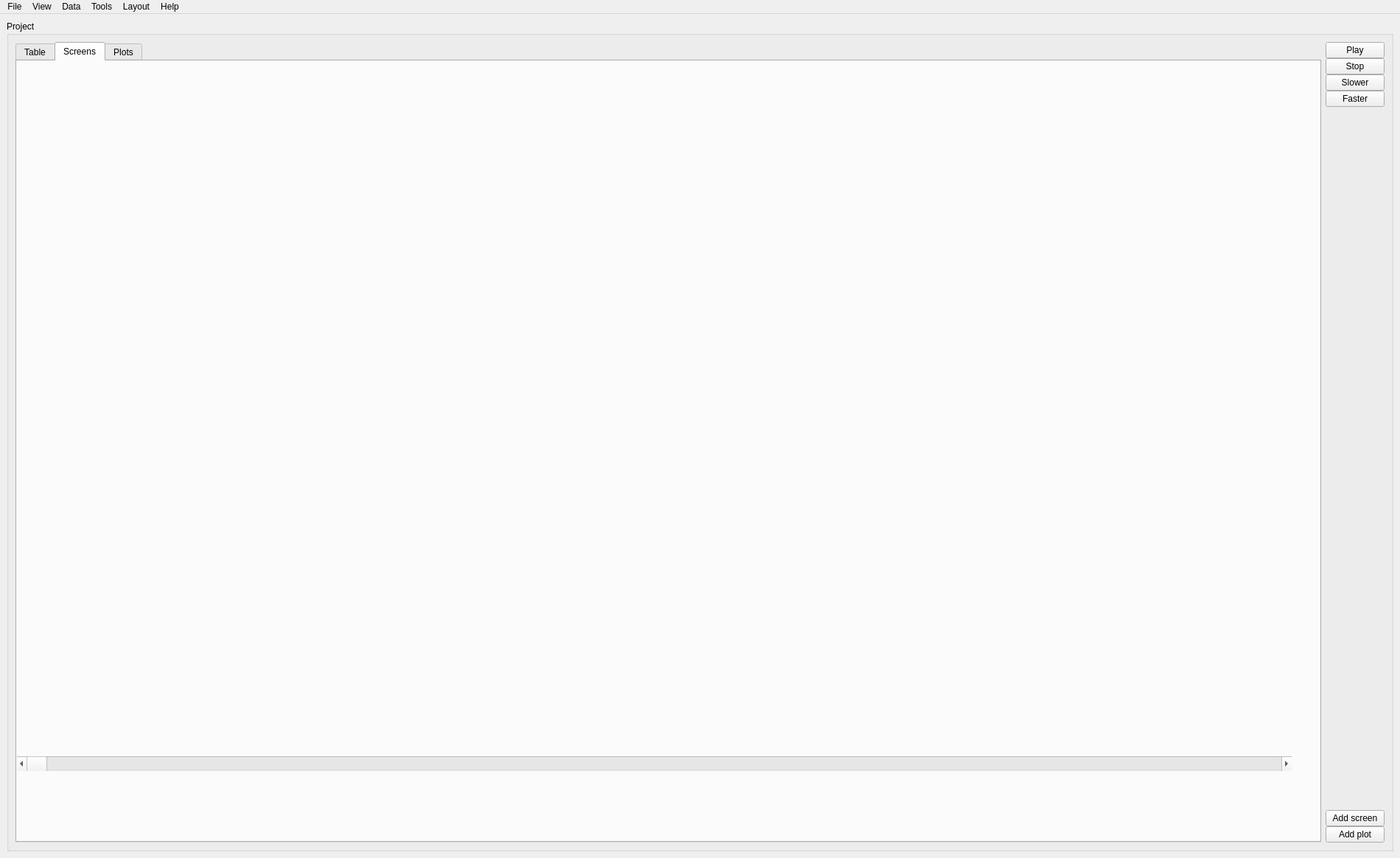
<?xml version="1.0" encoding="UTF-8"?>
<ui version="4.0">
 <class>MainWindow</class>
 <widget class="QMainWindow" name="MainWindow">
  <property name="windowModality">
   <enum>Qt::ApplicationModal</enum>
  </property>
  <property name="geometry">
   <rect>
    <x>0</x>
    <y>0</y>
    <width>1900</width>
    <height>1164</height>
   </rect>
  </property>
  <property name="windowTitle">
   <string>MainWindow</string>
  </property>
  <property name="ads" stdset="0">
   <string/>
  </property>
  <widget class="QWidget" name="centralwidget">
   <layout class="QVBoxLayout" name="verticalLayout">
    <item>
     <widget class="QGroupBox" name="groupBox">
      <property name="sizePolicy">
       <sizepolicy hsizetype="Expanding" vsizetype="Preferred">
        <horstretch>0</horstretch>
        <verstretch>0</verstretch>
       </sizepolicy>
      </property>
      <property name="title">
       <string>Project</string>
      </property>
      <layout class="QHBoxLayout" name="horizontalLayout">
       <item>
        <widget class="QTabWidget" name="tabWidget">
         <property name="toolTip">
          <string/>
         </property>
         <property name="currentIndex">
          <number>1</number>
         </property>
         <widget class="QWidget" name="tab">
          <attribute name="title">
           <string>Table</string>
          </attribute>
          <widget class="QTableWidget" name="tableAll">
           <property name="geometry">
            <rect>
             <x>10</x>
             <y>10</y>
             <width>1700</width>
             <height>945</height>
            </rect>
           </property>
           <property name="verticalScrollBarPolicy">
            <enum>Qt::ScrollBarAsNeeded</enum>
           </property>
           <property name="sizeAdjustPolicy">
            <enum>QAbstractScrollArea::AdjustToContents</enum>
           </property>
          </widget>
         </widget>
         <widget class="QWidget" name="tab_2">
          <attribute name="title">
           <string>Screens</string>
          </attribute>
          <widget class="QScrollBar" name="horizontalScrollBar">
           <property name="enabled">
            <bool>true</bool>
           </property>
           <property name="geometry">
            <rect>
             <x>0</x>
             <y>943</y>
             <width>1730</width>
             <height>20</height>
            </rect>
           </property>
           <property name="sizePolicy">
            <sizepolicy hsizetype="Minimum" vsizetype="Maximum">
             <horstretch>0</horstretch>
             <verstretch>0</verstretch>
            </sizepolicy>
           </property>
           <property name="maximum">
            <number>2889</number>
           </property>
           <property name="singleStep">
            <number>1</number>
           </property>
           <property name="orientation">
            <enum>Qt::Horizontal</enum>
           </property>
          </widget>
          <widget class="QFrame" name="verticalFrame">
           <property name="geometry">
            <rect>
             <x>0</x>
             <y>0</y>
             <width>1791</width>
             <height>931</height>
            </rect>
           </property>
           <layout class="QVBoxLayout" name="vLayout"/>
          </widget>
         </widget>
         <widget class="QWidget" name="tab_3">
          <attribute name="title">
           <string>Plots</string>
          </attribute>
          <widget class="QWidget" name="verticalLayoutWidget">
           <property name="geometry">
            <rect>
             <x>0</x>
             <y>0</y>
             <width>1531</width>
             <height>961</height>
            </rect>
           </property>
           <layout class="QVBoxLayout" name="vLayoutTab3"/>
          </widget>
         </widget>
        </widget>
       </item>
       <item>
        <layout class="QVBoxLayout" name="verticalLayout_4">
         <property name="spacing">
          <number>0</number>
         </property>
         <property name="sizeConstraint">
          <enum>QLayout::SetDefaultConstraint</enum>
         </property>
         <item>
          <widget class="QPushButton" name="playbutton">
           <property name="text">
            <string>Play</string>
           </property>
          </widget>
         </item>
         <item>
          <widget class="QPushButton" name="stopButton">
           <property name="text">
            <string>Stop</string>
           </property>
          </widget>
         </item>
         <item>
          <widget class="QPushButton" name="slowerButton">
           <property name="text">
            <string>Slower</string>
           </property>
          </widget>
         </item>
         <item>
          <widget class="QPushButton" name="fasterButton">
           <property name="text">
            <string>Faster</string>
           </property>
          </widget>
         </item>
         <item>
          <spacer name="verticalSpacer">
           <property name="orientation">
            <enum>Qt::Vertical</enum>
           </property>
           <property name="sizeHint" stdset="0">
            <size>
             <width>20</width>
             <height>40</height>
            </size>
           </property>
          </spacer>
         </item>
         <item>
          <widget class="QPushButton" name="pushButton">
           <property name="layoutDirection">
            <enum>Qt::LeftToRight</enum>
           </property>
           <property name="text">
            <string>Add screen</string>
           </property>
           <property name="flat">
            <bool>false</bool>
           </property>
          </widget>
         </item>
         <item>
          <widget class="QPushButton" name="pushButton_6">
           <property name="text">
            <string>Add plot</string>
           </property>
          </widget>
         </item>
        </layout>
       </item>
      </layout>
     </widget>
    </item>
   </layout>
  </widget>
  <widget class="QMenuBar" name="menubar">
   <property name="geometry">
    <rect>
     <x>0</x>
     <y>0</y>
     <width>1900</width>
     <height>20</height>
    </rect>
   </property>
   <widget class="QMenu" name="menuFile">
    <property name="title">
     <string>File</string>
    </property>
    <addaction name="actionOpen"/>
    <addaction name="actionSave"/>
    <addaction name="actionClose"/>
    <addaction name="actionNew_workspace"/>
   </widget>
   <widget class="QMenu" name="menuView">
    <property name="title">
     <string>View</string>
    </property>
   </widget>
   <widget class="QMenu" name="menuData">
    <property name="title">
     <string>Data</string>
    </property>
   </widget>
   <widget class="QMenu" name="menuTools">
    <property name="title">
     <string>Tools</string>
    </property>
   </widget>
   <widget class="QMenu" name="menuLayout">
    <property name="title">
     <string>Layout</string>
    </property>
   </widget>
   <widget class="QMenu" name="menuHelp">
    <property name="title">
     <string>Help</string>
    </property>
    <addaction name="actionAbout"/>
   </widget>
   <addaction name="menuFile"/>
   <addaction name="menuView"/>
   <addaction name="menuData"/>
   <addaction name="menuTools"/>
   <addaction name="menuLayout"/>
   <addaction name="menuHelp"/>
  </widget>
  <action name="actionOpen">
   <property name="checkable">
    <bool>false</bool>
   </property>
   <property name="checked">
    <bool>false</bool>
   </property>
   <property name="text">
    <string>Open</string>
   </property>
  </action>
  <action name="actionSave">
   <property name="text">
    <string>Save</string>
   </property>
  </action>
  <action name="actionClose">
   <property name="text">
    <string>Close</string>
   </property>
  </action>
  <action name="actionNew_workspace">
   <property name="text">
    <string>New workspace</string>
   </property>
  </action>
  <action name="actionAbout">
   <property name="text">
    <string>About</string>
   </property>
  </action>
 </widget>
 <resources/>
 <connections/>
</ui>
